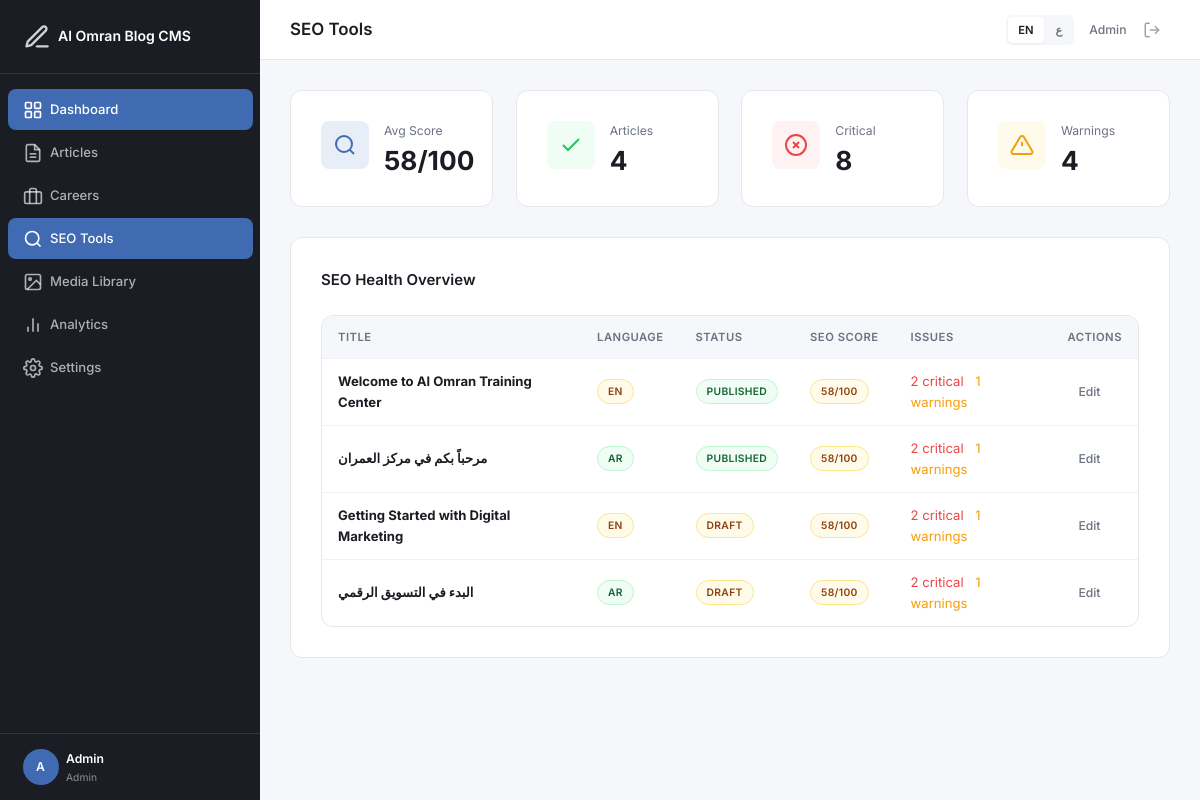
The page /admin/seo/index.php (signed in) on the database its author committed.
### tables this page shows
CREATE TABLE IF NOT EXISTS article_translations (
    id INT UNSIGNED AUTO_INCREMENT PRIMARY KEY,
    article_id INT UNSIGNED NOT NULL,
    language ENUM('en','ar') NOT NULL DEFAULT 'en',
    title VARCHAR(255) NOT NULL DEFAULT '',
    slug VARCHAR(255) NOT NULL DEFAULT '',
    excerpt TEXT,
    content LONGTEXT,
    seo_title VARCHAR(70) DEFAULT NULL,
    meta_description VARCHAR(170) DEFAULT NULL,
    canonical_url VARCHAR(500) DEFAULT NULL,
    index_status ENUM('index','noindex') DEFAULT 'index',
    follow_status ENUM('follow','nofollow') DEFAULT 'follow',
    focus_keyword VARCHAR(255) DEFAULT NULL,
    created_at TIMESTAMP DEFAULT CURRENT_TIMESTAMP,
    updated_at TIMESTAMP DEFAULT CURRENT_TIMESTAMP ON UPDATE CURRENT_TIMESTAMP,
    UNIQUE KEY unique_article_lang (article_id, language),
    UNIQUE KEY unique_slug_lang (slug, language),
    FOREIGN KEY (article_id) REFERENCES articles(id) ON DELETE CASCADE
);

CREATE TABLE IF NOT EXISTS articles (
    id INT UNSIGNED AUTO_INCREMENT PRIMARY KEY,
    status ENUM('draft','published','archived') NOT NULL DEFAULT 'draft',
    author_id INT UNSIGNED NOT NULL,
    featured_image_id INT UNSIGNED DEFAULT NULL,
    created_at TIMESTAMP DEFAULT CURRENT_TIMESTAMP,
    updated_at TIMESTAMP DEFAULT CURRENT_TIMESTAMP ON UPDATE CURRENT_TIMESTAMP,
    published_at TIMESTAMP NULL,
    FOREIGN KEY (author_id) REFERENCES users(id) ON DELETE CASCADE
);

### admin/includes/database.php (called while the page is built, shortened)
<?php
function db(): PDO
{
    static $pdo = null;
    if ($pdo === null) {
        $sqlite_path = dirname(__DIR__, 2) . '/database/cms.sqlite';
        if (file_exists($sqlite_path) && class_exists('PDO')) {
            $pdo = new PDO('sqlite:' . $sqlite_path, null, null, [
                PDO::ATTR_ERRMODE            => PDO::ERRMODE_EXCEPTION,
                PDO::ATTR_DEFAULT_FETCH_MODE => PDO::FETCH_ASSOC,
            ]);
            $pdo->exec('PRAGMA journal_mode=WAL');
            $pdo->exec('PRAGMA foreign_keys=ON');
        } else {
            $dsn = 'mysql:host=' . DB_HOST . ';dbname=' . DB_NAME . ';charset=' . DB_CHARSET;
            $pdo = new PDO($dsn, DB_USER, DB_PASS, [
                PDO::ATTR_ERRMODE            => PDO::ERRMODE_EXCEPTION,
                PDO::ATTR_DEFAULT_FETCH_MODE => PDO::FETCH_ASSOC,
                PDO::ATTR_EMULATE_PREPARES   => false,
            ]);
        }
    }
    return $pdo;
}

### admin/includes/functions.php (called while the page is built, shortened)
<?php
require_once __DIR__ . '/database.php';
function e(?string $str): string
{
    return htmlspecialchars($str ?? '', ENT_QUOTES, 'UTF-8');
}
function calculate_seo_score(int $article_id, string $lang = 'en'): array
{
    $total_checks = 13;
    $score = 0;
    $issues = ['critical' => [], 'warning' => [], 'passed' => []];
    $stmt = db()->prepare('SELECT * FROM article_translations WHERE article_id = ? AND language = ?');
    $stmt->execute([$article_id, $lang]);
    $t = $stmt->fetch();
    $stmt2 = db()->prepare('SELECT * FROM seo_metadata WHERE article_id = ? AND language = ?');
    $stmt2->execute([$article_id, $lang]);
    $seo = $stmt2->fetch();
    $stmt3 = db()->prepare('SELECT * FROM keywords WHERE article_id = ? AND language = ?');
    $stmt3->execute([$article_id, $lang]);
    $kws = $stmt3->fetchAll();
    $primary_kw = '';
    $meta_desc = $seo['meta_description'] ?? $t['meta_description'] ?? '';
    $seo_title = $seo['seo_title'] ?? $t['seo_title'] ?? '';
    $slug = $t['slug'] ?? '';
    $content = $t['content'] ?? '';
    $excerpt = $t['excerpt'] ?? '';
    $content_text = strip_tags($content);
    if (!empty($seo_title)) {
        $score += (100 / $total_checks);
        $issues['passed'][] = 'SEO title is set.';
    } else {
        $issues['critical'][] = 'Add an SEO title to help search engines understand your page.';
    }
    if (!empty($seo_title) && strlen($seo_title) >= 30 && strlen($seo_title) <= SEO_TITLE_MAX) {
        $score += (100 / $total_checks);
        $issues['passed'][] = 'SEO title length is optimal.';
    } elseif (!empty($seo_title)) {
        $score += (100 / $total_checks * 0.5);
        $issues['warning'][] = strlen($seo_title) < 30
            ? 'Your SEO title is a bit short. Aim for 30-60 characters.'
            : 'Your SEO title may be too long and could be truncated in search results.';
    }
    if (!empty($meta_desc)) {
        $score += (100 / $total_checks);
        $issues['passed'][] = 'Meta description is set.';
    } else {
        $issues['critical'][] = 'Add a meta description to help search engines understand this article.';
    }
    if (!empty($meta_desc) && strlen($meta_desc) >= 100 && strlen($meta_desc) <= SEO_DESC_MAX) {
        $score += (100 / $total_checks);
        $issues['passed'][] = 'Meta description length is optimal.';
    } elseif (!empty($meta_desc)) {
        $score += (100 / $total_checks * 0.5);
        $issues['warning'][] = strlen($meta_desc) < 100
            ? 'Your meta description is a bit short. Aim for 100-160 characters.'
            : 'Your meta description may be too long and could be truncated in search results.';
    }
    if (!empty($primary_kw)) {
        $score += (100 / $total_checks);
        $issues['passed'][] = 'Focus keyword is set.';
    } else {
        $issues['critical'][] = 'Set a focus keyword to track how well your content is optimized.';
    }
    if (!empty($slug) && preg_match('/^[a-z0-9\-]+$/', $slug) || ($lang === 'ar' && !empty($slug))) {
        $score += (100 / $total_checks);
        $issues['passed'][] = 'URL slug looks good.';
    } elseif (!empty($slug)) {
        $issues['warning'][] = 'Consider cleaning up the URL slug for better readability.';
    }
    $word_count = str_word_count($content_text);
    if ($word_count >= 300) {
        $score += (100 / $total_checks);
        $issues['passed'][] = 'Content length is good (' . $word_count . ' words).';
    } elseif ($word_count >= 100) {
        $score += (100 / $total_checks * 0.5);
        $issues['warning'][] = 'Content is a bit short (' . $word_count . ' words). Aim for 300+ words for better SEO.';
    } else {
        $issues['critical'][] = 'Content is too short (' . $word_count . ' words). Add more content to improve SEO.';
    }
    if (preg_match('/<h1[\s>]/i', $content)) {
        $score += (100 / $total_checks);
        $issues['passed'][] = 'Content has an H1 heading.';
    } else {
        $issues['warning'][] = 'Add an H1 heading to your content for better structure.';
    }
    preg_match_all('/<img[^>]+>/i', $content, $imgs);
    if (!empty($imgs[0])) {
        $missing_alt = 0;
        foreach ($imgs[0] as $img) {
            if (!preg_match('/alt=["\'][^"\']+["\']/', $img)) {
                $missing_alt++;
            }
        }
        if ($missing_alt === 0) {
            $score += (100 / $total_checks);
            $issues['passed'][] = 'All images have alt text.';
        } else {
            $issues['warning'][] = $missing_alt . ' image(s) are missing alt text. Add descriptive alt text to improve accessibility and SEO.';
        }
    } else {
        $score += (100 / $total_checks);
        $issues['passed'][] = 'No images to check.';
    }
    if (!empty($excerpt)) {
        $score += (100 / $total_checks);
        $issues['passed'][] = 'Excerpt is set.';
    } else {
        $issues['warning'][] = 'Add an excerpt to improve how your article appears in search results and social shares.';
    }
    return [
        'score'   => (int) round($score),
        'issues'  => $issues,
    ];
}

### admin/seo/index.php (the view, shortened to what this page needs)
<?php
require_once __DIR__ . '/../includes/functions.php';
$articles = db()->query('
    SELECT a.id, a.status, at.title, at.slug, at.language, at.seo_title, at.meta_description, at.focus_keyword
    FROM articles a
    LEFT JOIN article_translations at ON a.id = at.article_id
    WHERE at.title IS NOT NULL
    ORDER BY a.updated_at DESC
    LIMIT 50
')->fetchAll();
$seo_data = [];
foreach ($articles as $a) {
    $score = calculate_seo_score((int)$a['id'], $a['language'] ?? 'en');
    $a['seo_score'] = $score['score'];
    $a['issues'] = $score['issues'];
    $seo_data[] = $a;
}
$total_checked = count($seo_data);
$avg_score = $total_checked > 0 ? round(array_sum(array_column($seo_data, 'seo_score')) / $total_checked) : 0;
$critical_total = 0;
$warnings_total = 0;
foreach ($seo_data as $sd) {
    $critical_total += count($sd['issues']['critical']);
    $warnings_total += count($sd['issues']['warning']);
}
include __DIR__ . '/../includes/header.php';
?>
<div class="stats-grid" style="grid-template-columns: repeat(auto-fit, minmax(180px, 1fr));">
    <div class="stat-card">
        <div class="stat-icon blue"><svg width="24" height="24" viewBox="0 0 24 24" fill="none" stroke="currentColor" stroke-width="2"><circle cx="11" cy="11" r="8"/><line x1="21" y1="21" x2="16.65" y2="16.65"/></svg></div>
        <div class="stat-info"><div class="stat-label">Avg Score</div><div class="stat-value"><?= $avg_score ?>/100</div></div>
    </div>
    <div class="stat-card">
        <div class="stat-icon green"><svg width="24" height="24" viewBox="0 0 24 24" fill="none" stroke="currentColor" stroke-width="2"><polyline points="20 6 9 17 4 12"/></svg></div>
        <div class="stat-info"><div class="stat-label">Articles</div><div class="stat-value"><?= $total_checked ?></div></div>
    </div>
    <div class="stat-card">
        <div class="stat-icon red"><svg width="24" height="24" viewBox="0 0 24 24" fill="none" stroke="currentColor" stroke-width="2"><circle cx="12" cy="12" r="10"/><line x1="15" y1="9" x2="9" y2="15"/><line x1="9" y1="9" x2="15" y2="15"/></svg></div>
        <div class="stat-info"><div class="stat-label">Critical</div><div class="stat-value"><?= $critical_total ?></div></div>
    </div>
    <div class="stat-card">
        <div class="stat-icon amber"><svg width="24" height="24" viewBox="0 0 24 24" fill="none" stroke="currentColor" stroke-width="2"><path d="M10.29 3.86L1.82 18a2 2 0 0 0 1.71 3h16.94a2 2 0 0 0 1.71-3L13.71 3.86a2 2 0 0 0-3.42 0z"/><line x1="12" y1="9" x2="12" y2="13"/><line x1="12" y1="17" x2="12.01" y2="17"/></svg></div>
        <div class="stat-info"><div class="stat-label">Warnings</div><div class="stat-value"><?= $warnings_total ?></div></div>
    </div>
</div>
<div class="card">
    <div class="card-header">
        <h2 class="card-title">SEO Health Overview</h2>
    </div>
    <?php if (empty($seo_data)): ?>
        <div class="empty-state"><p>No articles to analyze yet.</p></div>
    <?php else: ?>
        <div class="table-wrapper">
            <table class="data-table">
                <thead>
                    <tr>
                        <th>Title</th>
                        <th>Language</th>
                        <th>Status</th>
                        <th>SEO Score</th>
                        <th>Issues</th>
                        <th>Actions</th>
                    </tr>
                </thead>
                <tbody>
                    <?php foreach ($seo_data as $sd):
                        $cls = $sd['seo_score'] >= 80 ? 'published' : ($sd['seo_score'] >= 50 ? 'draft' : 'archived');
                    ?>
                        <tr>
                            <td><strong><?= e($sd['title'] ?? 'Untitled') ?></strong></td>
                            <td><span class="badge badge-<?= $sd['language']==='ar'?'published':'draft' ?>"><?= strtoupper($sd['language']) ?></span></td>
                            <td><span class="badge badge-<?= $sd['status'] ?>"><?= $sd['status'] ?></span></td>
                            <td><span class="badge badge-<?= $cls ?>"><?= $sd['seo_score'] ?>/100</span></td>
                            <td>
                                <?php if (!empty($sd['issues']['critical'])): ?>
                                    <span style="color:var(--danger)"><?= count($sd['issues']['critical']) ?> critical</span>
                                <?php endif; ?>
                                <?php if (!empty($sd['issues']['warning'])): ?>
                                    <span style="color:var(--warning);margin-left:8px"><?= count($sd['issues']['warning']) ?> warnings</span>
                                <?php endif; ?>
                            </td>
                            <td><a href="<?= APP_URL ?>/articles/edit.php?id=<?= $sd['id'] ?>&lang=<?= $sd['language'] ?>" class="btn btn-ghost btn-sm">Edit</a></td>
                        </tr>
                    <?php endforeach; ?>
                </tbody>
            </table>
        </div>
    <?php endif; ?>
</div>
<?php include __DIR__ . '/../includes/footer.php'; ?>

### rows shown on the page
article_translations: title "Welcome to Al Omran Training Center", language "EN", article.status "PUBLISHED", seo_score "58", count($sd['issues']['critical']) "2", count($sd['issues']['warning']) "1"
article_translations: title "مرحباً بكم في مركز العمران", language "AR", article.status "PUBLISHED", seo_score "58", count($sd['issues']['critical']) "2", count($sd['issues']['warning']) "1"
article_translations: title "Getting Started with Digital Marketing", language "EN", article.status "DRAFT", seo_score "58", count($sd['issues']['critical']) "2", count($sd['issues']['warning']) "1"
article_translations: title "البدء في التسويق الرقمي", language "AR", article.status "DRAFT", seo_score "58", count($sd['issues']['critical']) "2", count($sd['issues']['warning']) "1"

### other values the page prints
APP_NAME "Al Omran Blog CMS"
$_t('dashboard') "Dashboard"
$_t('articles') "Articles"
$_t('careers') "Careers"
$_t('seo_tools') "SEO Tools"
$_t('media') "Media Library"
$_t('analytics') "Analytics"
$_t('settings') "Settings"
substr($user['name'] ?? 'A', 0, 1) "A"
$user['name'] "Admin"
$user['role'] "Admin"
$page_title "SEO Tools"
$avg_score "58"
$total_checked "4"
$critical_total "8"
